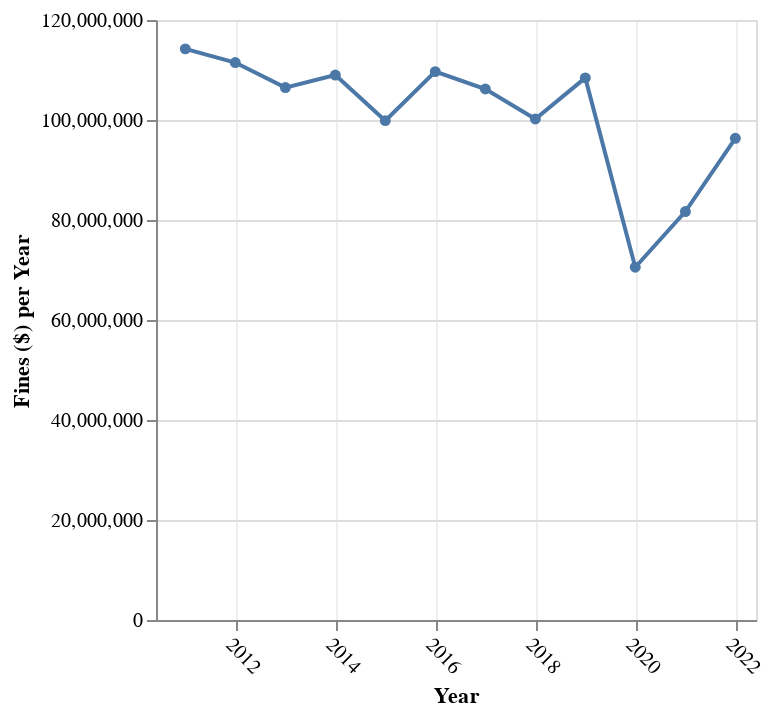

Notebook cell for this chart:
### Markdown cell above
### Total fines ($) per year

### Code cell
dfy = dfid.groupby(['year'])['set_fine_amount'].sum().reset_index()
dfy["date"] = dfy["year"].astype(str) + "-01-01"
dfy

alt.Chart(dfy).mark_line(
     point=alt.OverlayMarkDef()
).encode(
    x=alt.X('date:T', title="Year", axis=alt.Axis(
        labelAngle=45,
        gridOpacity=0.5
    ), scale=alt.Scale(domain=["2010-06-01", "2022-06-01"])),
    y=alt.Y('set_fine_amount', title="Fines ($) per Year")
)

### Figure 1 — Vega-Lite specification as saved in the notebook (floating-point values rounded to 4 significant figures)
{"config": {"view": {"continuousWidth": 300, "continuousHeight": 300}}, "data": {"name": "data-45b3a19799ee506efba52e815510dbcc"}, "mark": {"type": "line", "point": {}}, "encoding": {"x": {"axis": {"gridOpacity": 0.5, "labelAngle": 45}, "field": "date", "scale": {"domain": ["2010-06-01", "2022-06-01"]}, "title": "Year", "type": "temporal"}, "y": {"field": "set_fine_amount", "title": "Fines ($) per Year", "type": "quantitative"}}, "$schema": "https://vega.github.io/schema/vega-lite/v5.8.0.json", "datasets": {"data-45b3a19799ee506efba52e815510dbcc": [{"year": 2011, "set_fine_amount": 114226595, "date": "2011-01-01"}, {"year": 2012, "set_fine_amount": 111485565, "date": "2012-01-01"}, {"year": 2013, "set_fine_amount": 106483340, "date": "2013-01-01"}, {"year": 2014, "set_fine_amount": 108987340, "date": "2014-01-01"}, {"year": 2015, "set_fine_amount": 99872770, "date": "2015-01-01"}, {"year": 2016, "set_fine_amount": 109675985, "date": "2016-01-01"}, {"year": 2017, "set_fine_amount": 106199960, "date": "2017-01-01"}, {"year": 2018, "set_fine_amount": 100206695, "date": "2018-01-01"}, {"year": 2019, "set_fine_amount": 108424170, "date": "2019-01-01"}, {"year": 2020, "set_fine_amount": 70555350, "date": "2020-01-01"}, {"year": 2021, "set_fine_amount": 81688410, "date": "2021-01-01"}, {"year": 2022, "set_fine_amount": 96347560, "date": "2022-01-01"}]}}
